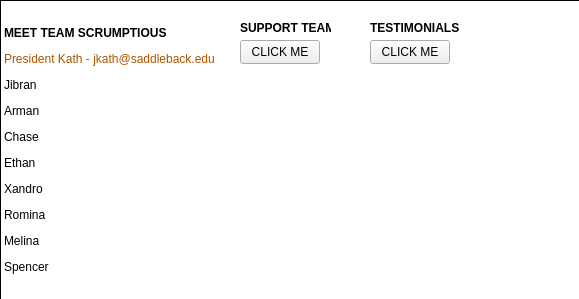
<?xml version="1.0" encoding="UTF-8"?>
<ui version="4.0">
 <class>aboutus</class>
 <widget class="QWidget" name="aboutus">
  <property name="geometry">
   <rect>
    <x>0</x>
    <y>0</y>
    <width>579</width>
    <height>299</height>
   </rect>
  </property>
  <property name="windowTitle">
   <string>Form</string>
  </property>
  <widget class="QLabel" name="label">
   <property name="geometry">
    <rect>
     <x>0</x>
     <y>0</y>
     <width>711</width>
     <height>301</height>
    </rect>
   </property>
   <property name="styleSheet">
    <string notr="true">background: white</string>
   </property>
   <property name="frameShape">
    <enum>QFrame::Box</enum>
   </property>
   <property name="text">
    <string>&lt;html&gt;&lt;head/&gt;&lt;body&gt;&lt;p&gt;&lt;span style=&quot; font-weight:700;&quot;&gt;MEET TEAM SCRUMPTIOUS&lt;/span&gt;&lt;/p&gt;&lt;p&gt;&lt;span style=&quot; color:#aa5500;&quot;&gt;President Kath - jkath@saddleback.edu&lt;/span&gt;&lt;/p&gt;&lt;p&gt;Jibran&lt;/p&gt;&lt;p&gt;Arman&lt;/p&gt;&lt;p&gt;Chase&lt;/p&gt;&lt;p&gt;Ethan&lt;/p&gt;&lt;p&gt;Xandro&lt;/p&gt;&lt;p&gt;Romina&lt;/p&gt;&lt;p&gt;Melina&lt;/p&gt;&lt;p&gt;Spencer&lt;/p&gt;&lt;/body&gt;&lt;/html&gt;</string>
   </property>
   <property name="margin">
    <number>5</number>
   </property>
   <property name="textInteractionFlags">
    <set>Qt::LinksAccessibleByMouse|Qt::TextSelectableByMouse</set>
   </property>
  </widget>
  <widget class="QLabel" name="label_2">
   <property name="geometry">
    <rect>
     <x>240</x>
     <y>20</y>
     <width>91</width>
     <height>16</height>
    </rect>
   </property>
   <property name="font">
    <font>
     <bold>true</bold>
    </font>
   </property>
   <property name="text">
    <string>SUPPORT TEAM</string>
   </property>
  </widget>
  <widget class="QPushButton" name="pushButton">
   <property name="geometry">
    <rect>
     <x>240</x>
     <y>40</y>
     <width>80</width>
     <height>24</height>
    </rect>
   </property>
   <property name="text">
    <string>CLICK ME</string>
   </property>
  </widget>
  <widget class="QLabel" name="label_3">
   <property name="geometry">
    <rect>
     <x>240</x>
     <y>80</y>
     <width>261</width>
     <height>181</height>
    </rect>
   </property>
   <property name="text">
    <string/>
   </property>
  </widget>
  <widget class="QLabel" name="label_4">
   <property name="geometry">
    <rect>
     <x>370</x>
     <y>20</y>
     <width>91</width>
     <height>16</height>
    </rect>
   </property>
   <property name="font">
    <font>
     <bold>true</bold>
    </font>
   </property>
   <property name="text">
    <string>TESTIMONIALS</string>
   </property>
  </widget>
  <widget class="QPushButton" name="pushButton_2">
   <property name="geometry">
    <rect>
     <x>370</x>
     <y>40</y>
     <width>80</width>
     <height>24</height>
    </rect>
   </property>
   <property name="text">
    <string>CLICK ME</string>
   </property>
  </widget>
 </widget>
 <resources/>
 <connections/>
</ui>
